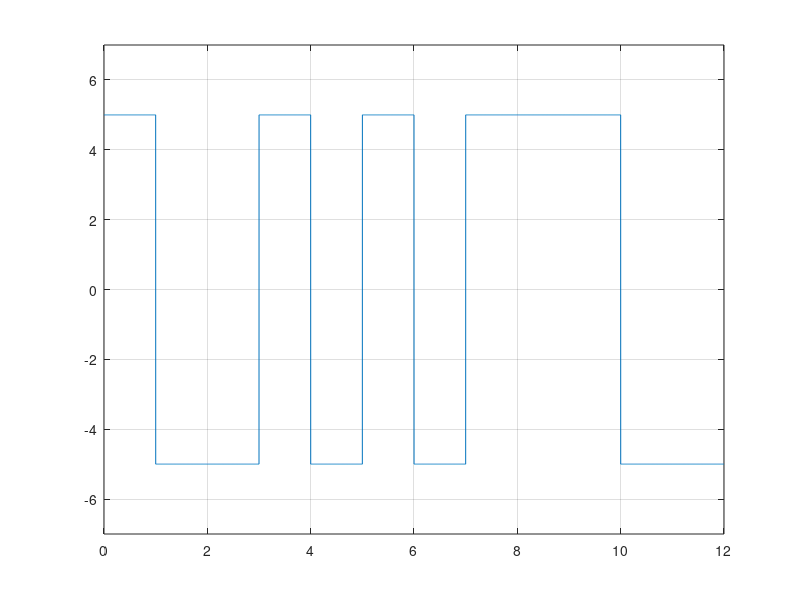

The MATLAB source for this figure:
clear;
clc;
close;

bits = [0,1,1,0,1,0,1,0,0,0,1,1];

bitrate = 1;
voltage = 5;

for i = 1:length(bits)
    if(bits(i)==1)
        amplitude(i) = -voltage;
    else
        amplitude(i) = voltage;
    end
end


Time=length(bits)/bitrate;
sampling_frequency = 1000;
sampling_period = 1/sampling_frequency;

time = 0:sampling_period:Time;

x = 1;

for i = 1:length(time)
    y_value(i)= amplitude(x);
    if time(i)*bitrate>=x
        x= x+1;
    end
end


plot(time,y_value);
axis([0 Time -voltage-2 voltage+2]);
grid on;

% demodulation

x = 1;
for i = 1:length(time)
    if time(i)*bitrate>=x
        ans_bits(x) = 0;
        if(y_value(i)<0)
            ans_bits(x) = 1;
        end
        x = x + 1;
    end
end

disp('Demodulation : ')
disp(ans_bits)
